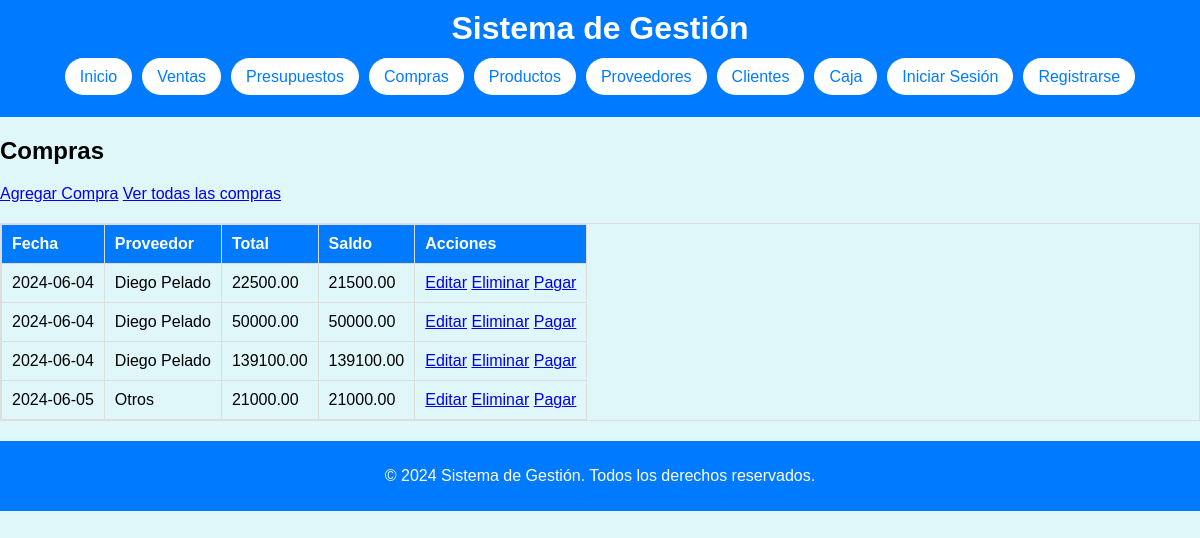
/gestion/compras/compras.php, run on the app's committed database.
### tables this page shows
CREATE TABLE `operaciones` (
  `ID_Operacion` int(11) NOT NULL,
  `Tipo` enum('Compra','Venta') DEFAULT NULL,
  `ID_Proveedor` int(11) DEFAULT NULL,
  `ID_Cliente` int(11) DEFAULT NULL,
  `Fecha` date DEFAULT NULL,
  `Descuento_Porcentaje` decimal(5,2) DEFAULT NULL,
  `Observaciones` text NOT NULL,
  `Total` decimal(10,2) DEFAULT NULL,
  `Saldo` decimal(10,2) DEFAULT 0.00
);

CREATE TABLE `proveedores` (
  `ID_Proveedor` int(11) NOT NULL,
  `Nombre` varchar(255) NOT NULL,
  `Razon_Social` varchar(255) NOT NULL,
  `Tipo_Documento` enum('CUIT','DNI') NOT NULL,
  `Documento` varchar(50) NOT NULL,
  `Telefono` varchar(50) DEFAULT NULL,
  `Direccion` varchar(255) DEFAULT NULL,
  `Observaciones` text DEFAULT NULL
);

### gestion/compras/compras.php (the view)
<?php
include '../includes/db_connect.php';
include '../includes/header.php';
$sql_compras = "";
if(isset($_GET['ver_todas'])) {
    $sql_compras = "SELECT o.ID_Operacion, o.Fecha, p.Nombre AS Proveedor, o.Total,
                    o.Total - COALESCE(SUM(m.Monto), 0) AS Saldo
                    FROM Operaciones o
                    JOIN Proveedores p ON o.ID_Proveedor = p.ID_Proveedor
                    LEFT JOIN Movimientos m ON o.ID_Operacion = m.ID_Operacion
                    WHERE o.Tipo = 'Compra'
                    GROUP BY o.ID_Operacion";
} else {
    $sql_compras = "SELECT o.ID_Operacion, o.Fecha, p.Nombre AS Proveedor, o.Total,
                    o.Total - COALESCE(SUM(m.Monto), 0) AS Saldo
                    FROM Operaciones o
                    JOIN Proveedores p ON o.ID_Proveedor = p.ID_Proveedor
                    LEFT JOIN Movimientos m ON o.ID_Operacion = m.ID_Operacion
                    WHERE o.Tipo = 'Compra'
                    GROUP BY o.ID_Operacion
                    HAVING Saldo != 0";
}
$result_compras = $conn->query($sql_compras);
?>
<h2>Compras</h2>
<div>
    <a class="btn-add" href="alta_compra.php">Agregar Compra</a>
    <a class="btn-view-all" href="compras.php?ver_todas=1">Ver todas las compras</a>
</div>
<table>
    <tr>
        <th>Fecha</th>
        <th>Proveedor</th>
        <th>Total</th>
        <th>Saldo</th>
        <th>Acciones</th>
    </tr>
    <?php while($row = $result_compras->fetch_assoc()): ?>
    <tr>
        <td><?php echo $row['Fecha']; ?></td>
        <td><?php echo $row['Proveedor']; ?></td>
        <td><?php echo $row['Total']; ?></td>
        <td><?php echo $row['Saldo']; ?></td>
        <td>
            <a href="editar_compra.php?id=<?php echo $row['ID_Operacion']; ?>">Editar</a>
            <a href="eliminar_compra.php?id=<?php echo $row['ID_Operacion']; ?>" onclick="return confirm('¿Estás seguro de que deseas eliminar esta compra?')">Eliminar</a>
            <a href="..//caja/registro_movimiento.php?id=<?php echo $row['ID_Operacion']; ?>">Pagar</a>
        </td>
    </tr>
    <?php endwhile; ?>
</table>
<?php
include '../includes/footer.php';
?>

### gestion/includes/header.php (shortened to what this page needs)
<!DOCTYPE html>
<html lang="es">
<head>
    <link rel="stylesheet" href="../css/styles.css">
</head>
<body>
    <header>
        <h1>Sistema de Gestión</h1>
        <nav>
            <ul>
                <li><a href="../index.php">Inicio</a></li>
                <li><a href="../ventas/ventas.php">Ventas</a></li>
                <li><a href="../presupuestos/presupuestos.php">Presupuestos</a></li>
                <li><a href="../compras/compras.php">Compras</a></li>
                <li><a href="../productos/productos.php">Productos</a></li>
                <li><a href="../proveedores/proveedores.php">Proveedores</a></li>
                <li><a href="../clientes/clientes.php">Clientes</a></li>
                <li><a href="../caja/caja.php">Caja</a></li>
                <?php if (isset($_SESSION['user_id'])): ?>
                    <li><a href="logout.php">Cerrar Sesión</a></li>
                <?php else: ?>
                    <li><a href="login.php">Iniciar Sesión</a></li>
                    <li><a href="register.php">Registrarse</a></li>
                <?php endif; ?>
            </ul>
        </nav>
    </header>
    <main>

### gestion/includes/footer.php
</main>
<footer>
    <p>&copy; 2024 Sistema de Gestión. Todos los derechos reservados.</p>
</footer>
</body>
</html>

### gestion/css/styles.css (style rules this page uses)
body { font-family: Arial, sans-serif; background-color: #e0f7fa; margin: 0; padding: 0; }
header { background-color: #007BFF; color: white; padding: 10px 0; text-align: center; margin-bottom: 20px; }
header h1 { margin: 0; }
nav ul { list-style-type: none; padding: 0; display: flex; justify-content: center; flex-wrap: wrap; }
nav ul li { margin: 5px; }
nav ul li a { text-decoration: none; color: #007BFF; padding: 10px 15px; border-radius: 25px; background-color: white; transition: background-color 0.3s, color 0.3s; }
table { width: 100%; border-collapse: collapse; margin-top: 20px; overflow-x: auto; display: block; }
table, th, td { border: 1px solid #ddd; }
th, td { padding: 10px; text-align: left; }
th { background-color: #007BFF; color: white; }
footer { background-color: #007BFF; color: white; text-align: center; padding: 10px 0; margin-top: 20px; }

### data on the page
operaciones: Fecha "2024-06-04", ID_Proveedor.Nombre "Diego Pelado", Total "22500.00", Saldo "21500.00"
operaciones: Fecha "2024-06-04", ID_Proveedor.Nombre "Diego Pelado", Total "50000.00", Saldo "50000.00"
operaciones: Fecha "2024-06-04", ID_Proveedor.Nombre "Diego Pelado", Total "139100.00", Saldo "139100.00"
operaciones: Fecha "2024-06-05", ID_Proveedor.Nombre "Otros", Total "21000.00", Saldo "21000.00"
